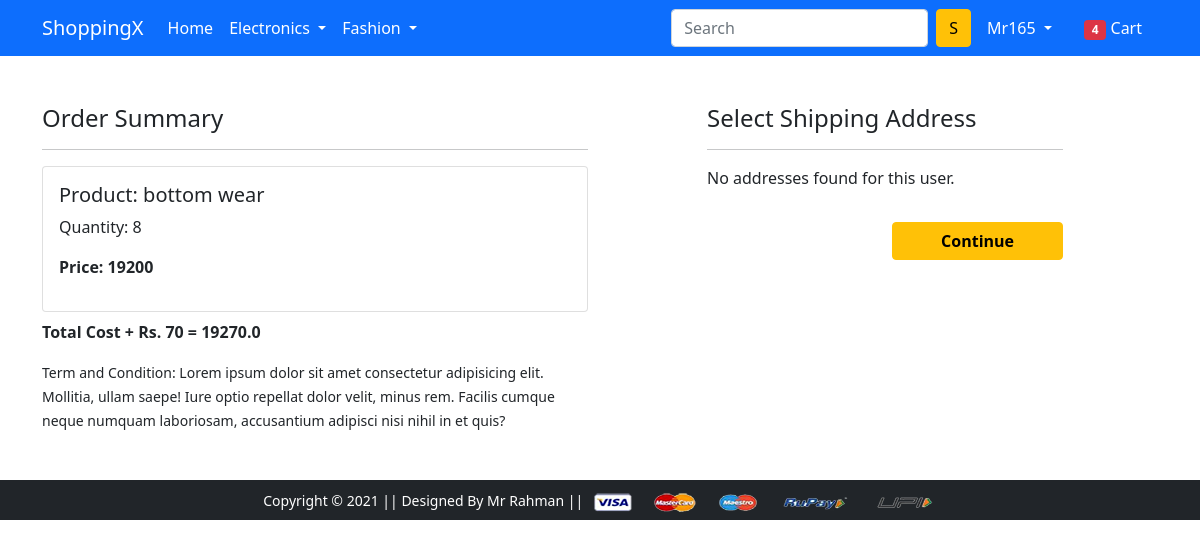
/checkout/ (signed in), run on an earlier commit of the app's database.
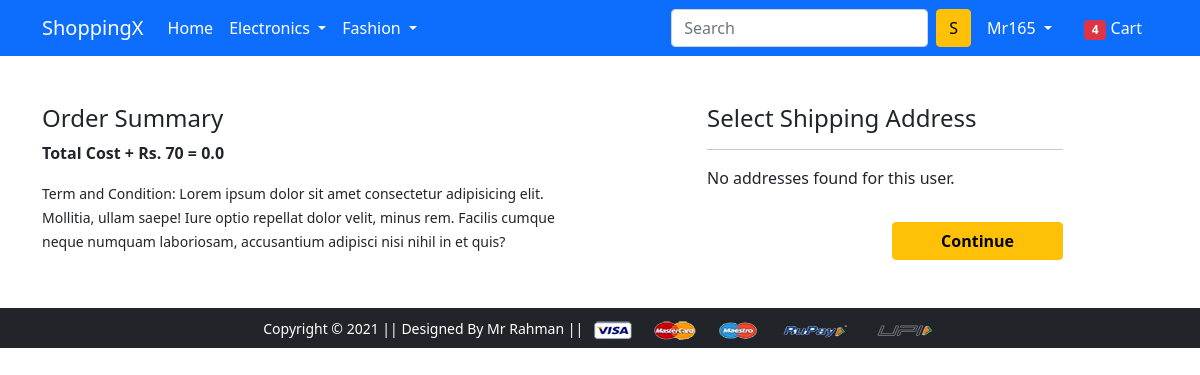
And on a later commit of the database.
### app/models.py (models this page shows, shortened)
class Cart(models.Model):
    user = models.ForeignKey(User,on_delete=models.CASCADE)
    product = models.ForeignKey(Product,on_delete=models.CASCADE)
    quantity = models.PositiveIntegerField(default=1)
    @property
    def total_cost(self):
        return self.quantity* self.product.discounted_price

class Product(models.Model):
    title = models.CharField(max_length=64)
    selling_price = models.PositiveIntegerField()
    discounted_price = models.PositiveIntegerField()
    description = models.TextField()
    brand = models.CharField(max_length=64)
    category = models.CharField(choices =PRODUCT_CHOICES ,max_length=11)
    product_images=models.ImageField(upload_to='procudtimg')

### app/views.py (the view)
# urls.py: path('checkout/', views.checkout, name='checkout'),
@login_required
def checkout(request):
    print("checkout")
    user = request.user
    add = Customer.objects.filter(user=user)
    print(add)
    print("User is above")
    cart_items = Cart.objects.filter(user=user)
    amount= 0.0
    shiping_amount = 70.0
    totalamount = 0.0
    cart_product = Cart.objects.filter(user=request.user)
    if cart_product:
        for p in cart_product:
            tempamount = (p.quantity * p.product.discounted_price)
            amount += tempamount
        totalamount = amount + shiping_amount
    return render(request, 'app/checkout.html',{'add':add,
    'totalamount':totalamount,'cart_items':cart_items})

### app/templates/app/checkout.html (shortened to what this page needs)
{% extends 'app/base.html' %}
{% load static %}
{% block main-content %}
<div class="container">
 <div class="row mt-5">
  <div class="col-sm-6">
    <h4>Order Summary</h4>
    {% for item in cart_items %}
    <hr>
    <div class="card mb-2">
        <div class="card-body">
            <h5>Product: {{ item.product.title }}</h5>
            <p>Quantity: {{ item.quantity }}</p>
            <p class="fw-bold">Price: {{item.total_cost}}</p>
        </div>
    </div>
{% endfor %}
       <b><p>Total Cost + Rs. 70 = {{totalamount}}</p></b>
    <small>Term and Condition: Lorem ipsum dolor sit amet consectetur adipisicing elit. Mollitia, ullam saepe! Iure optio repellat dolor velit, minus rem. Facilis cumque neque numquam laboriosam, accusantium adipisci nisi nihil in et quis?</small>
  </div>
  <div class="col-sm-4 offset-sm-1">
    <h4>Select Shipping Address</h4>
    <hr>
    <form action="/paymentdone/" method="GET">
      {% if add %}
          {% for ad in add %}
              <div class="card">
                  <div class="card-body">
                      <h5>{{ ad.name }}</h5>
                      <p>{{ ad.locality }},{{ ad.city }},{{ ad.state }}- {{ ad.zipcode }}</p>
                  </div>
              </div>
              <div class="form-check mt-2 mb-5">
                  <input class="form-check-input" type="radio" name="custid" id="custadd{{ forloop.counter }}" value="{{ ad.id }}">
                  <label class="form-check-label fw-bold" for="custadd{{ forloop.counter }}">
                      Address: {{ forloop.counter }}
                  </label>
              </div>
          {% endfor %}
      {% else %}
          <p>No addresses found for this user.</p>
      {% endif %}
      <div class="text-end">
          <button type="submit" class="btn btn-warning mt-3 px-5 fw-bold">Continue</button>
      </div>
  </form>
    </div>
  </div>
</div>
{% endblock main-content %}

What changed in the data, as far as the page shows it:
removed Cart: product "bottom wear", quantity "8", total_cost "19200"
Also different on the page:
{{ totalamount }}: "19270.0" → "0.0"
